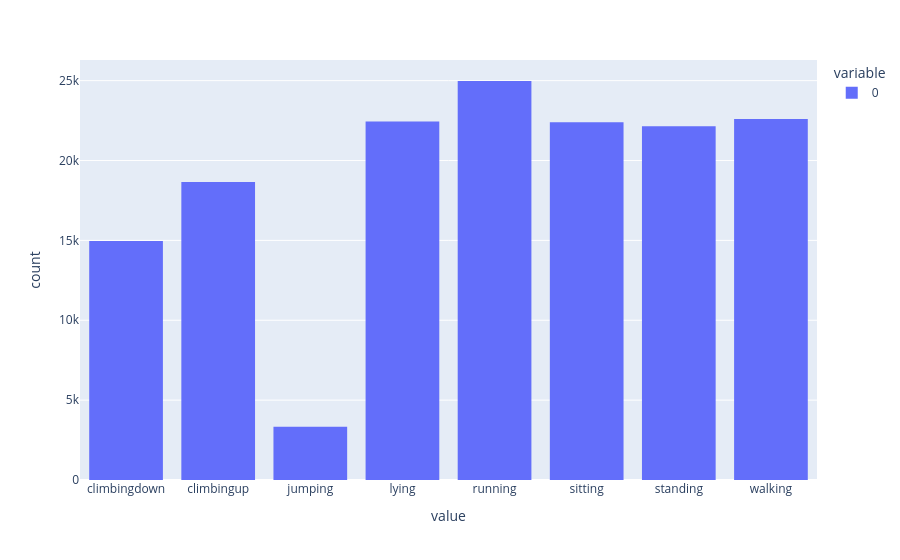

Notebook code cell kept with this figure:
### Code cell
px.histogram(np.array(actis)[ydata[:, 1].astype(int)])

### Figure 1 — Plotly figure (JSON) as saved in the notebook; plotly's stock layout.template omitted (floating-point values rounded to 4 significant figures; data arrays with more than 128 entries replaced by an {"elided": "..."} marker saying what was removed)
{"data": [{"bingroup": "x", "hovertemplate": "variable=0<br>value=%{x}<br>count=%{y}<extra></extra>", "legendgroup": "0", "marker": {"color": "#636efa", "pattern": {"shape": ""}}, "name": "0", "orientation": "v", "showlegend": true, "type": "histogram", "x": {"elided": "151486 str values"}, "xaxis": "x", "yaxis": "y"}], "layout": {"barmode": "relative", "legend": {"title": {"text": "variable"}, "tracegroupgap": 0}, "margin": {"t": 60}, "xaxis": {"anchor": "y", "domain": [0, 1], "title": {"text": "value"}}, "yaxis": {"anchor": "x", "domain": [0, 1], "title": {"text": "count"}}}}
